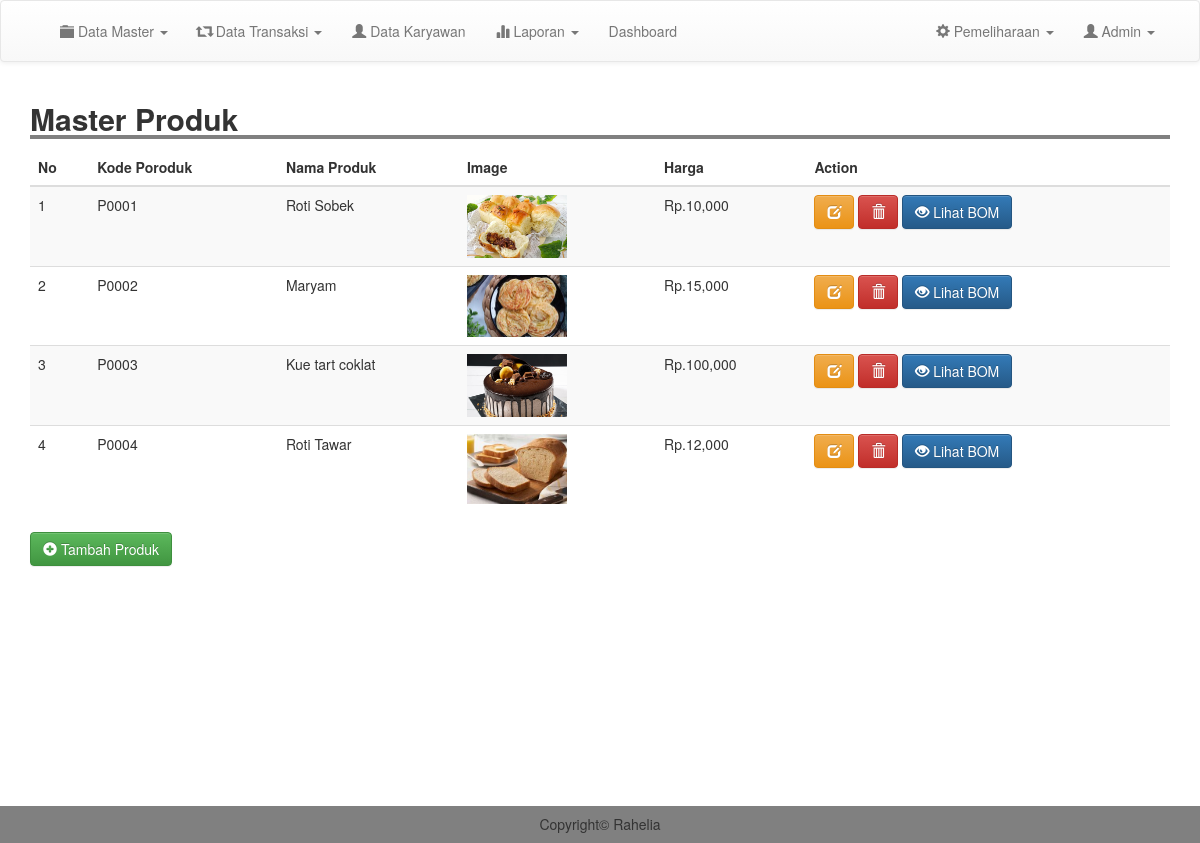
/admin/m_produk.php (signed in), run on the app's committed database.
### tables this page shows
CREATE TABLE `produk` (
  `kode_produk` varchar(100) NOT NULL,
  `nama` varchar(100) NOT NULL,
  `image` text NOT NULL,
  `deskripsi` text NOT NULL,
  `harga` int(11) NOT NULL
);

### admin/m_produk.php (the view)
<?php
include 'header.php';
?>
<div class="container">
	<h2 style=" width: 100%; border-bottom: 4px solid gray"><b>Master Produk</b></h2>
		<table class="table table-striped">
			<thead>
				<tr>
					<th scope="col">No</th>
					<th scope="col">Kode Poroduk</th>
					<th scope="col">Nama Produk</th>
					<th scope="col">Image</th>
					<th scope="col">Harga</th>
					<th scope="col">Action</th>
				</tr>
			</thead>
			<tbody>
				<?php
				$result = mysqli_query($conn, "SELECT * FROM produk");
				$no =1;
				while ($row = mysqli_fetch_assoc($result)) {
				?>
					<tr>
						<td ><?= $no; ?></td>
						<td><?= $row['kode_produk']; ?></td>
						<td><?= $row['nama'];  ?></td>
						<td><img src="../image/produk/<?= $row['image']; ?>" width="100"></td>
						<td>Rp.<?= number_format($row['harga' ]);  ?></td>
						<td><a href="edit_produk.php?kode=<?= $row['kode_produk']; ?>" class="btn btn-warning"><i class="glyphicon glyphicon-edit"></i> </a> <a href="proses/del_produk.php?kode=<?= $row['kode_produk']; ?>" class="btn btn-danger" onclick="return confirm('Yakin Ingin Menghapus Data ?')"><i class="glyphicon glyphicon-trash"></i> </a> <a href="bom.php?kode=<?= $row['kode_produk']; ?>" type="submit" class="btn btn-primary"><i class="glyphicon glyphicon-eye-open"></i> Lihat BOM</button></td>
					</tr>
				<?php
					$no++;
					}
				 ?>
				</tbody>
			</table>
		<a href="tm_produk.php" class="btn btn-success"><i class="glyphicon glyphicon-plus-sign"></i> Tambah Produk</a>
	</div>
	<br>
	<br>
	<br>
	<br>
	<br>
	<br>
	<br>
	<br>
	<br>
	<br>
	<br>
	<br>
	<?php
	include 'footer.php';
	?>

### css/style.css (style rules this page uses)
body { margin:0; padding: 0; }

### data on the page
produk: kode_produk "P0001", nama "Roti Sobek", image (picture), harga "10,000"
produk: kode_produk "P0002", nama "Maryam", image (picture), harga "15,000"
produk: kode_produk "P0003", nama "Kue tart coklat", image (picture), harga "100,000"
produk: kode_produk "P0004", nama "Roti Tawar", image (picture), harga "12,000"
